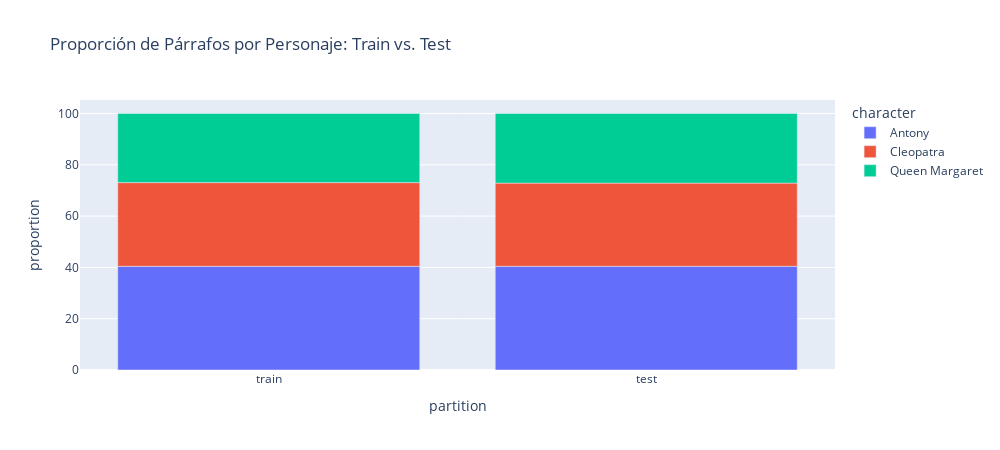

Notebook source saved alongside this figure:
### Code cell
import plotly.express as px

fig = px.bar(df, x="partition", y="proportion", color="character", title="Proporción de Párrafos por Personaje: Train vs. Test", width=CHART_DEFAULT_WIDTH, height=CHART_DEFAULT_HEIGHT)
fig.show()

# Guardar imagen. Descomentar para guardar
#fig.write_image(os.path.join(FIGURES_FOLDER, "image_1_paragraph_proportion.png"))

### Figure 1 — Plotly figure (JSON) as saved in the notebook; plotly's stock layout.template omitted (floating-point values rounded to 4 significant figures)
{"data": [{"alignmentgroup": "True", "hovertemplate": "character=Antony<br>partition=%{x}<br>proportion=%{y}<extra></extra>", "legendgroup": "Antony", "marker": {"color": "#636efa", "pattern": {"shape": ""}}, "name": "Antony", "offsetgroup": "Antony", "orientation": "v", "showlegend": true, "textposition": "auto", "type": "bar", "x": ["train", "test"], "xaxis": "x", "y": [40.41, 40.43], "yaxis": "y"}, {"alignmentgroup": "True", "hovertemplate": "character=Cleopatra<br>partition=%{x}<br>proportion=%{y}<extra></extra>", "legendgroup": "Cleopatra", "marker": {"color": "#EF553B", "pattern": {"shape": ""}}, "name": "Cleopatra", "offsetgroup": "Cleopatra", "orientation": "v", "showlegend": true, "textposition": "auto", "type": "bar", "x": ["train", "test"], "xaxis": "x", "y": [32.65, 32.45], "yaxis": "y"}, {"alignmentgroup": "True", "hovertemplate": "character=Queen Margaret<br>partition=%{x}<br>proportion=%{y}<extra></extra>", "legendgroup": "Queen Margaret", "marker": {"color": "#00cc96", "pattern": {"shape": ""}}, "name": "Queen Margaret", "offsetgroup": "Queen Margaret", "orientation": "v", "showlegend": true, "textposition": "auto", "type": "bar", "x": ["train", "test"], "xaxis": "x", "y": [26.94, 27.13], "yaxis": "y"}], "layout": {"barmode": "relative", "height": 450, "legend": {"title": {"text": "character"}, "tracegroupgap": 0}, "title": {"text": "Proporción de Párrafos por Personaje: Train vs. Test"}, "width": 1000, "xaxis": {"anchor": "y", "domain": [0, 1], "title": {"text": "partition"}}, "yaxis": {"anchor": "x", "domain": [0, 1], "title": {"text": "proportion"}}}}
